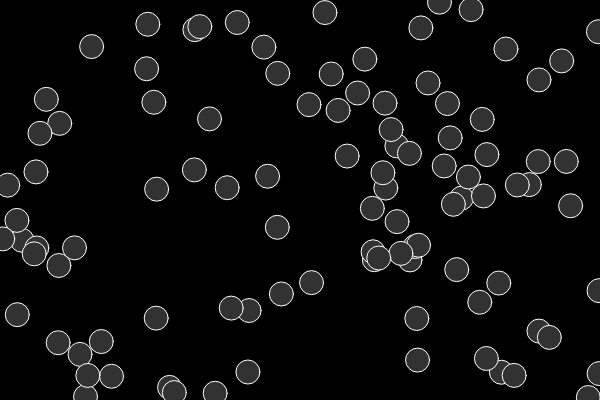
Frame 1 (no input)
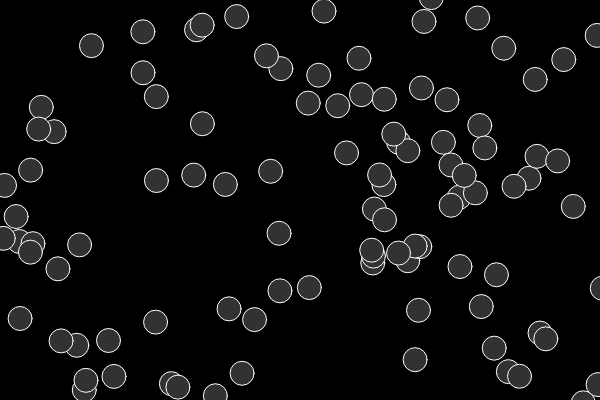
Frame 60 (no input)
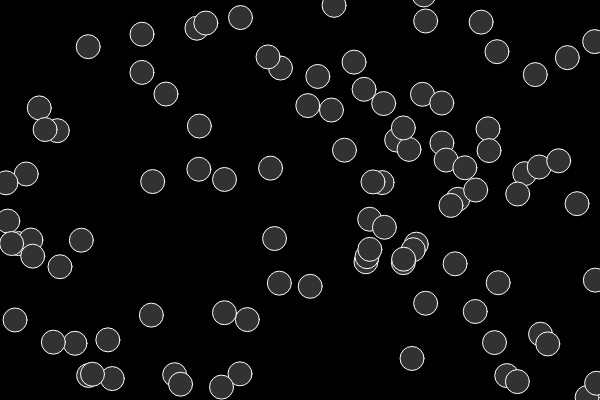
Frame 120 (the mouse pressed at the canvas centre since frame 60)

The p5.js sketch that drew these frames (run headless with seeded random() and noise() and a simulated clock; from frame 60 on, the mouse is pressed at the canvas centre):

// p5.js sketch
// ── sketch.js
var bubbles = [];


function setup() {
  createCanvas(600, 400);
  for (var i=0;i <100;i++) {  //the number of objects
  bubbles [i] = {
    x: random (0, width),
    y: random (0, height),
    display: function() {
      stroke(255);
      fill(50);
      ellipse(this.x, this.y, 24, 24);
    },
    move: function() {
      this.x = this.x + random(-1, 1);
      this.y = this.y + random(-1, 1);
    }
  }
}
}

  function draw() {
    background(0);
    for (var i=0; i< bubbles.length; i++) {
    bubbles [i].move();
    bubbles [i].display();
  }
  }
